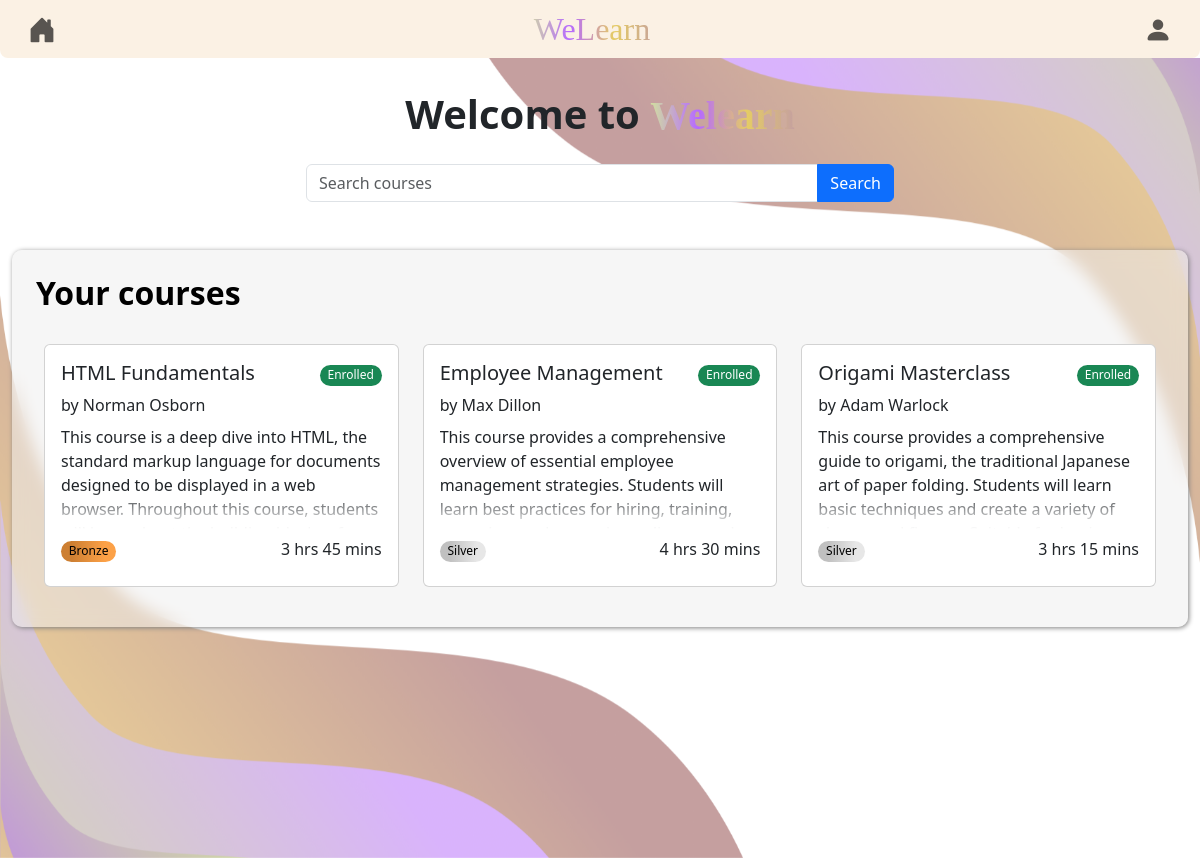
Page / (signed in) on the committed database.
### welearn/models.py (models this page shows, shortened)
class Course(models.Model):
    title = models.CharField(max_length=50)
    description = models.TextField(max_length=250)
    category = models.ForeignKey(Category, on_delete=models.CASCADE)
    tags = models.CharField(max_length=200)
    tier = models.ForeignKey(Tier, on_delete=models.CASCADE)
    hrs = models.PositiveIntegerField()
    mins = models.PositiveIntegerField()
    is_published = models.BooleanField(default=False)
    tutor = models.ForeignKey(WeUser, related_name="courses", on_delete=models.CASCADE)
    registered_users = models.ManyToManyField(WeUser, related_name='registered_courses', blank=True, null=True)

class Tier(models.Model):
    label = models.CharField(max_length=10)
    price = models.IntegerField(default=50)
    def __str__(self):
        return self.label

### welearn/views.py (the view)
# urls.py: path('', views.student_home, name='student_home'),
@login_required
@user_passes_test(student_check,login_url="/unauth")
def student_home(request):
    we_user = WeUser.objects.get(id=request.user.id)
    course_list =  we_user.registered_courses.filter(is_published=True)
    course_list = course_list.annotate(is_enrolled=models.Exists(
        we_user.registered_courses.filter(pk=models.OuterRef('pk'))
    ))
    allowed_tiers = get_allowed_tiers(request.user.id)
    response = render(request, 'student_home.html', {'courses': course_list})
    response.set_cookie('allowed_tiers', allowed_tiers)
    return response

### welearn/views.py (called while the page is built)
def student_check(user):
    try:
        we_user = WeUser.objects.get(id=user.id)
    except WeUser.DoesNotExist:
        return False
    return not we_user.is_tutor

def get_allowed_tiers(user_id):
    we_user = WeUser.objects.get(id=user_id)
    allowed_tiers = []
    if we_user.tier:
        if we_user.tier.label =='bronze':
            allowed_tiers = ['bronze']
        elif we_user.tier.label =='silver':
            allowed_tiers = ['silver','bronze']
        elif we_user.tier.label == 'gold':
            allowed_tiers = ['silver', 'bronze','gold']
    return allowed_tiers

### welearn/templates/student_home.html (shortened to what this page needs)
{% extends 'base.html' %}
{% block body_block %}
    <div class="container-fluid pt-3">
        <h1 class="p-3 fw-bold text-center"> Welcome to <span class="brand">Welearn</span></h1>
        <div class="row">
            <form action="/search" class="w-100">
                <div class="input-group mx-auto w-50">
                    <input type="text" class="form-control w-" placeholder="Search courses" aria-label="Search courses" aria-describedby="search-button" id="query" name="query">
                    <button class="btn btn-primary" type="submit" id="search-button">Search</button>
                </div>
            </form>
        </div>
        <div class="blur-container w-100 mx-auto mt-5">
            <div class="blur-background  p-3">
                {% for course in courses %}
                    {% if forloop.first %}
                        <h2 class="p-2 fw-bold text-start"> Your courses </h2>
                        <div class="row row-cols-1 row-cols-md-2 row-cols-lg-3 g-4 p-3">
                    {% endif %}
                {% if course.is_published %}
                    <div class="col">
                        {% include 'components/course_card_student.html' with course=course %}
                    </div>
                {% endif %}
                {% if forloop.last %}
                    </div>
                {% endif %}
                {% empty %}
                    <h2 class="p-2 fw-bold text-start"> You haven't registered for any courses! </h2>
                {% endfor %}
            </div>
        </div>
    </div>
{% endblock %}

### welearn/templates/components/course_card_student.html
<div class="card mb-2 card-course " id="course_{{ course.id }}">
    {% if is_locked %}
        <div class="card-img-overlay text-center p-5">
            <h5 class="card-title col mx-auto">This content is locked</h5>
            <div class="col-auto">
                <a class="btn btn-primary" href="/billing/?tier={{ course.tier.label }}"><i class="bi-lock fs-4"></i>Buy {{ course.tier }} tier</a>
            </div>
        </div>
    {% else %}
        <a class="text-decoration-none text-dark" href="/courses/{{ course.id }}">
    {% endif %}
    <div class="card-body card-course-body">
        <div class="row justify-content-between">
            <div class="col-auto">
                <h5 class="card-title">{{ course.title }}</h5>
            </div>
            {% if course.is_enrolled %}
                <div class="col-auto">
                    <span class="text-capitalize fw-light badge rounded-pill bg-success">
                        Enrolled
                    </span>
                </div>
            {% endif %}
        </div>
        <span class="fw-lighter fs-6">by {{ course.tutor.first_name }} {{ course.tutor.last_name }}</span>
        <div class="fixed-height-container mb-2">
            <p class="card-text mt-2">{{ course.description }}</p>
        </div>
        <div class="row justify-content-end mb-2">
            <div class="col-sm">
                <span class="text-capitalize fw-light badge rounded-pill bg-tier-{{ course.tier }}"
                      data-bs-toggle="tooltip" data-bs-placement="right" data-bs-title="Requires {{ course.tier }} Tier">
                 {{ course.tier }}
                </span>
            </div>
            <div class="col-auto fs-6 fw-light">
                {{ course.hrs }} hrs {{ course.mins }} mins
            </div>
        </div>
    </div>
    {% if is_locked %}
    {% else %}
        </a>
    {% endif %}
</div>

### welearn/static/css/global.css (style rules this page uses)
:root { --background-url: url("../images/background-large.png"); }
body { height:100%; }
html { height:100%; }
.brand { font-family: Chalkduster, serif; background: linear-gradient(to left, #C5A0A0 ,#E5CC64, #B669FF, #D2E19E); -webkit-text-fill-color: transparent; -webkit-background-clip: text; }
.blur-container { -webkit-backdrop-filter: blur(8px); backdrop-filter: blur(8px); box-shadow: grey 1px 1px 5px; border-radius: 10px; }
.blur-background { border-radius: 10px; }
.light-theme .blur-background { background-color: #EEEEEE88; color:black; }
.bg-tier-bronze { background: linear-gradient(90deg, rgba(205,127,50,1) 20%, rgba(252,161,71,1) 80%); color: black; }
.bg-tier-silver { background: linear-gradient(90deg, rgba(192,192,192,1) 20%, rgba(231,231,231,1) 80%); color: black; }
.card-course-body { cursor:pointer; }
.card-course { transition: 250ms; }
.fixed-height-container { height: 7em; overflow: hidden; position: relative; }
.fixed-height-container::after { content: ""; position: absolute; bottom: 0; left: 0; width: 100%; height: 40px; background: linear-gradient(rgba(255, 255, 255, 0), rgba(255, 255, 255, 1)); }

### rows in the picture
Course: shows "Your courses", title "HTML Fundamentals", shows "Enrolled", tutor.first_name "Norman", tutor.last_name "Osborn", description "This course is a deep dive into HTML, the standard markup language for documents designed to be displayed in a web browser. Throughout this course, students…", tier "Bronze", hrs "3", mins "45"
Course: title "Employee Management", shows "Enrolled", tutor.first_name "Max", tutor.last_name "Dillon", description "This course provides a comprehensive overview of essential employee management strategies. Students will learn best practices for hiring, training,…", tier "Silver", hrs "4", mins "30"
Course: title "Origami Masterclass", shows "Enrolled", tutor.first_name "Adam", tutor.last_name "Warlock", description "This course provides a comprehensive guide to origami, the traditional Japanese art of paper folding. Students will learn basic techniques and create a variety of…", tier "Silver", hrs "3", mins "15"
